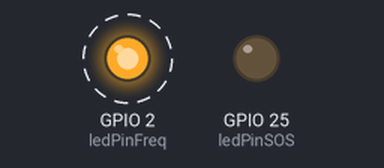
A sketch run on a simulated ESP32. Parts: output pins drawn as LEDs (lit = HIGH). Dashed ring = blinking.

Above: at 1.2 s.
At 3.4 s:
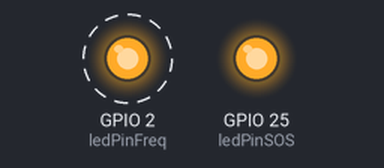
Timing chart, 0 to 9.4 s (numbered marks = the images above):
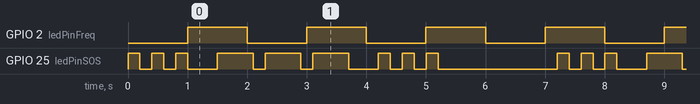

The sketch:

ex03.ino
```cpp
// 引脚定义
const int ledPinFreq = 2;
const int ledPinSOS = 25;

// 频闪LED时间参数（毫秒）
const unsigned long freqInterval = 1000;

// SOS信号时间参数（毫秒）
const unsigned shortBlinkOn = 200;
const unsigned shortBlinkOff = 200;
const unsigned longBlinkOn = 600;
const unsigned longBlinkOff = 200;
const unsigned letterGap = 500;
const unsigned wordGap = 2000;

// 频闪LED状态
unsigned long prevFreqTime = 0;
bool freqLedState = LOW;

// SOS LED状态机（细化到每个亮和灭动作）
enum SOS_State {
  // 第一个S
  SOS_S1_ON_1, SOS_S1_OFF_1,
  SOS_S1_ON_2, SOS_S1_OFF_2,
  SOS_S1_ON_3, SOS_S1_OFF_3,
  // O
  SOS_O_ON_1, SOS_O_OFF_1,
  SOS_O_ON_2, SOS_O_OFF_2,
  SOS_O_ON_3, SOS_O_OFF_3,
  // 第二个S
  SOS_S2_ON_1, SOS_S2_OFF_1,
  SOS_S2_ON_2, SOS_S2_OFF_2,
  SOS_S2_ON_3, SOS_S2_OFF_3,
  // 字母间隔（S->O 和 O->S2）
  SOS_LETTER_GAP,
  SOS_LETTER_GAP2,    // <--- 添加缺失的状态
  // 单词间隔
  SOS_WORD_GAP
};

SOS_State sosState = SOS_S1_ON_1;
unsigned long prevSOSTime = 0;

void setup() {
  Serial.begin(115200);
  pinMode(ledPinFreq, OUTPUT);
  pinMode(ledPinSOS, OUTPUT);
  digitalWrite(ledPinFreq, LOW);
  digitalWrite(ledPinSOS, LOW);
  prevSOSTime = millis();
}

void loop() {
  unsigned long now = millis();

  // ----- 频闪LED (引脚2) -----
  if (now - prevFreqTime >= freqInterval) {
    prevFreqTime = now;
    freqLedState = !freqLedState;
    digitalWrite(ledPinFreq, freqLedState);
  }

  // ----- SOS LED (引脚25) -----
  switch (sosState) {
    // ---------- 第一个S的三个短闪 ----------
    case SOS_S1_ON_1:
      digitalWrite(ledPinSOS, HIGH);
      prevSOSTime = now;
      sosState = SOS_S1_OFF_1;
      break;
    case SOS_S1_OFF_1:
      if (now - prevSOSTime >= shortBlinkOn) {
        digitalWrite(ledPinSOS, LOW);
        prevSOSTime = now;
        sosState = SOS_S1_ON_2;
      }
      break;

    case SOS_S1_ON_2:
      if (now - prevSOSTime >= shortBlinkOff) {
        digitalWrite(ledPinSOS, HIGH);
        prevSOSTime = now;
        sosState = SOS_S1_OFF_2;
      }
      break;
    case SOS_S1_OFF_2:
      if (now - prevSOSTime >= shortBlinkOn) {
        digitalWrite(ledPinSOS, LOW);
        prevSOSTime = now;
        sosState = SOS_S1_ON_3;
      }
      break;

    case SOS_S1_ON_3:
      if (now - prevSOSTime >= shortBlinkOff) {
        digitalWrite(ledPinSOS, HIGH);
        prevSOSTime = now;
        sosState = SOS_S1_OFF_3;
      }
      break;
    case SOS_S1_OFF_3:
      if (now - prevSOSTime >= shortBlinkOn) {
        digitalWrite(ledPinSOS, LOW);
        prevSOSTime = now;
        sosState = SOS_LETTER_GAP;  // 进入第一个字母间隔（S->O）
      }
      break;

    // ---------- 字母间隔 S->O ----------
    case SOS_LETTER_GAP:
      if (now - prevSOSTime >= letterGap) {
        sosState = SOS_O_ON_1;
        prevSOSTime = now;
      }
      break;

    // ---------- O的三个长闪 ----------
    case SOS_O_ON_1:
      digitalWrite(ledPinSOS, HIGH);
      prevSOSTime = now;
      sosState = SOS_O_OFF_1;
      break;
    case SOS_O_OFF_1:
      if (now - prevSOSTime >= longBlinkOn) {
        digitalWrite(ledPinSOS, LOW);
        prevSOSTime = now;
        sosState = SOS_O_ON_2;
      }
      break;

    case SOS_O_ON_2:
      if (now - prevSOSTime >= longBlinkOff) {
        digitalWrite(ledPinSOS, HIGH);
        prevSOSTime = now;
        sosState = SOS_O_OFF_2;
      }
      break;
    case SOS_O_OFF_2:
      if (now - prevSOSTime >= longBlinkOn) {
        digitalWrite(ledPinSOS, LOW);
        prevSOSTime = now;
        sosState = SOS_O_ON_3;
      }
      break;

    case SOS_O_ON_3:
      if (now - prevSOSTime >= longBlinkOff) {
        digitalWrite(ledPinSOS, HIGH);
        prevSOSTime = now;
        sosState = SOS_O_OFF_3;
      }
      break;
    case SOS_O_OFF_3:
      if (now - prevSOSTime >= longBlinkOn) {
        digitalWrite(ledPinSOS, LOW);
        prevSOSTime = now;
        sosState = SOS_LETTER_GAP2;  // 进入第二个字母间隔（O->S2）
      }
      break;

    // ---------- 字母间隔 O->S2 ----------
    case SOS_LETTER_GAP2:
      if (now - prevSOSTime >= letterGap) {
        sosState = SOS_S2_ON_1;
        prevSOSTime = now;
      }
      break;

    // ---------- 第二个S的三个短闪 ----------
    case SOS_S2_ON_1:
      digitalWrite(ledPinSOS, HIGH);
      prevSOSTime = now;
      sosState = SOS_S2_OFF_1;
      break;
    case SOS_S2_OFF_1:
      if (now - prevSOSTime >= shortBlinkOn) {
        digitalWrite(ledPinSOS, LOW);
        prevSOSTime = now;
        sosState = SOS_S2_ON_2;
      }
      break;

    case SOS_S2_ON_2:
      if (now - prevSOSTime >= shortBlinkOff) {
        digitalWrite(ledPinSOS, HIGH);
        prevSOSTime = now;
        sosState = SOS_S2_OFF_2;
      }
      break;
    case SOS_S2_OFF_2:
      if (now - prevSOSTime >= shortBlinkOn) {
        digitalWrite(ledPinSOS, LOW);
        prevSOSTime = now;
        sosState = SOS_S2_ON_3;
      }
      break;

    case SOS_S2_ON_3:
      if (now - prevSOSTime >= shortBlinkOff) {
        digitalWrite(ledPinSOS, HIGH);
        prevSOSTime = now;
        sosState = SOS_S2_OFF_3;
      }
      break;
    case SOS_S2_OFF_3:
      if (now - prevSOSTime >= shortBlinkOn) {
        digitalWrite(ledPinSOS, LOW);
        prevSOSTime = now;
        sosState = SOS_WORD_GAP;  // 进入单词间隔
      }
      break;

    // ---------- 单词间隔 ----------
    case SOS_WORD_GAP:
      if (now - prevSOSTime >= wordGap) {
        sosState = SOS_S1_ON_1;   // 重新开始新的一轮SOS
        prevSOSTime = now;
      }
      break;

    default:
      break;
  }
}
```

Measured:
- by itself, GPIO 2 (ledPinFreq): alternates HIGH for 1.0 s and LOW for 1.0 s
- by itself, GPIO 25 (ledPinSOS): repeats every 7.2 s: 2 × (LOW 0.20 s, HIGH 0.20 s), LOW 0.50 s, 2 × (HIGH 0.60 s, LOW 0.20 s), HIGH 0.60 s, LOW 0.50 s, 2 × (HIGH 0.20 s, LOW 0.20 s), HIGH 0.20 s, LOW 2.0 s, HIGH 0.20 s
